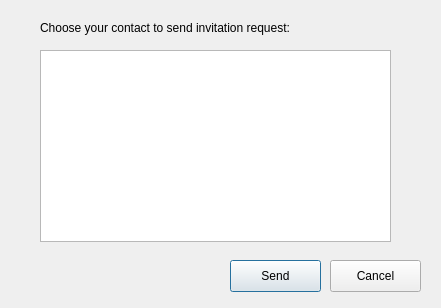
<?xml version="1.0" encoding="UTF-8"?>
<ui version="4.0">
 <class>SendInvitationRequestDialog</class>
 <widget class="QDialog" name="SendInvitationRequestDialog">
  <property name="geometry">
   <rect>
    <x>0</x>
    <y>0</y>
    <width>441</width>
    <height>308</height>
   </rect>
  </property>
  <property name="windowTitle">
   <string>Dialog</string>
  </property>
  <widget class="QLabel" name="introLabel">
   <property name="geometry">
    <rect>
     <x>40</x>
     <y>20</y>
     <width>391</width>
     <height>16</height>
    </rect>
   </property>
   <property name="text">
    <string>&lt;html&gt;&lt;head/&gt;&lt;body&gt;&lt;p&gt;Choose your contact to send invitation request:&lt;/p&gt;&lt;/body&gt;&lt;/html&gt;</string>
   </property>
  </widget>
  <widget class="QListView" name="contactsListView">
   <property name="geometry">
    <rect>
     <x>40</x>
     <y>50</y>
     <width>351</width>
     <height>192</height>
    </rect>
   </property>
  </widget>
  <widget class="QPushButton" name="sendButton">
   <property name="geometry">
    <rect>
     <x>230</x>
     <y>260</y>
     <width>91</width>
     <height>32</height>
    </rect>
   </property>
   <property name="text">
    <string>Send</string>
   </property>
  </widget>
  <widget class="QPushButton" name="cancelButton">
   <property name="geometry">
    <rect>
     <x>330</x>
     <y>260</y>
     <width>91</width>
     <height>32</height>
    </rect>
   </property>
   <property name="text">
    <string>Cancel</string>
   </property>
  </widget>
 </widget>
 <resources/>
 <connections/>
</ui>
